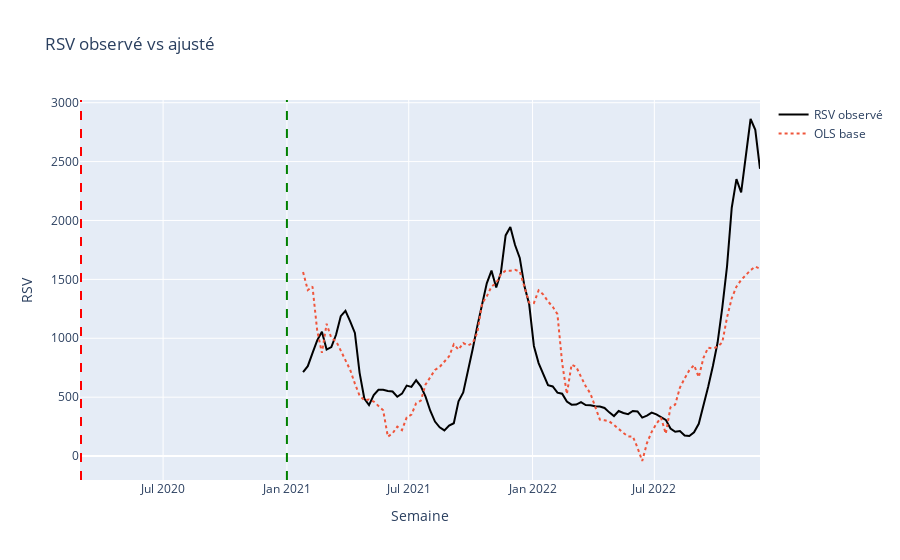

This figure's notebook cell:
### Markdown cell above
### 5.1 On part d'un modèle très simple

On garde seulement quelques ingrédients (vaccination décalée, gestes barrières résumés, saisonnalité) pour suivre la tendance globale.

### Code cell
Y = df_base["RSV"].astype(float)
X_cols_base = ["cov12_lag", "MNP_lag", "work_lag", "sin52", "cos52"]
X_base_design = df_base[X_cols_base]

ols_base = sm.OLS(Y, sm.add_constant(X_base_design)).fit(cov_type="HC3")
print(f"R² ajusté = {ols_base.rsquared_adj:.3f} | AIC = {ols_base.aic:.1f} | Durbin-Watson = {sm.stats.stattools.durbin_watson(ols_base.resid):.3f}")

plot_series(
    df_base,
    fitted={"OLS base": ols_base.fittedvalues}
)
